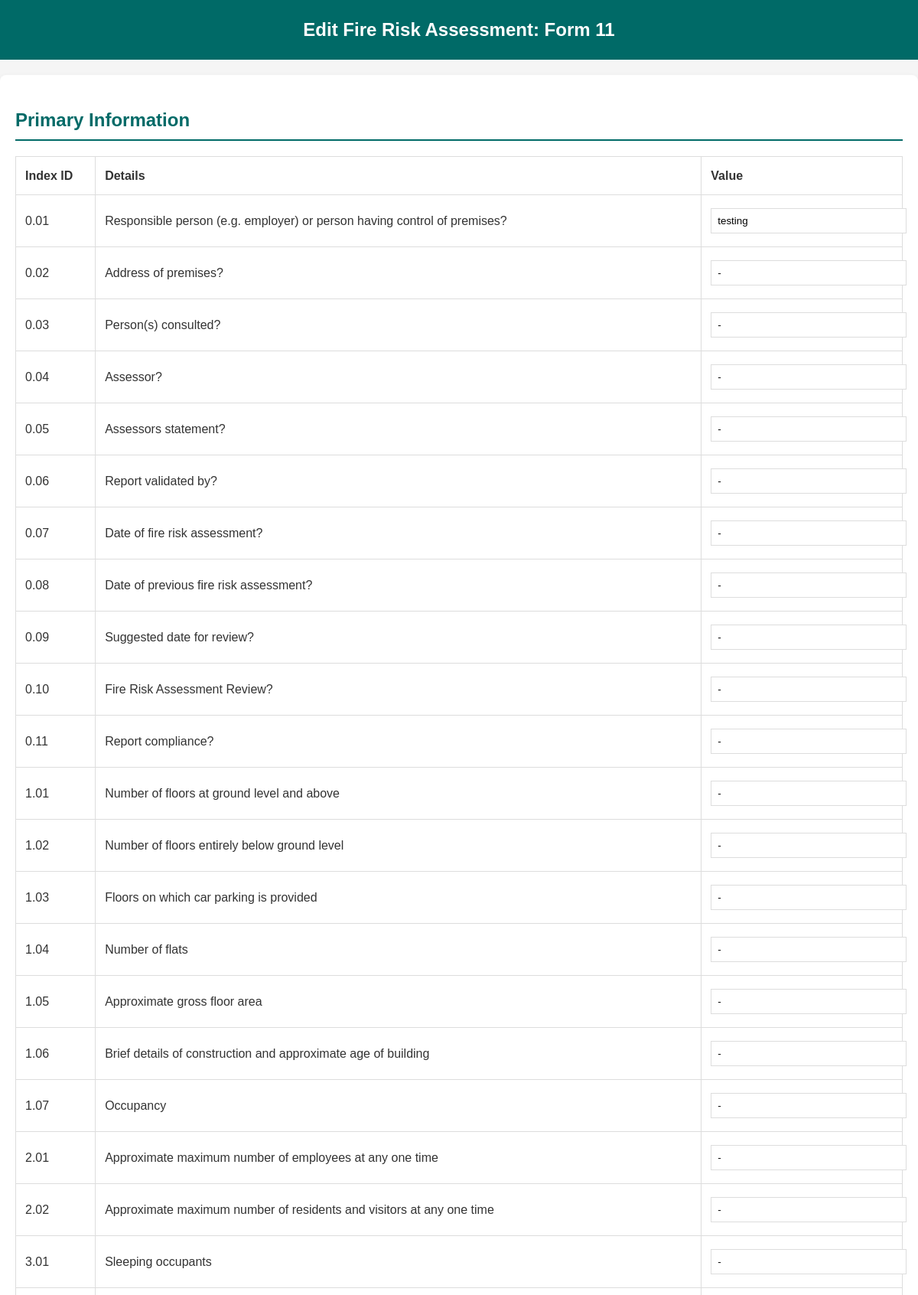
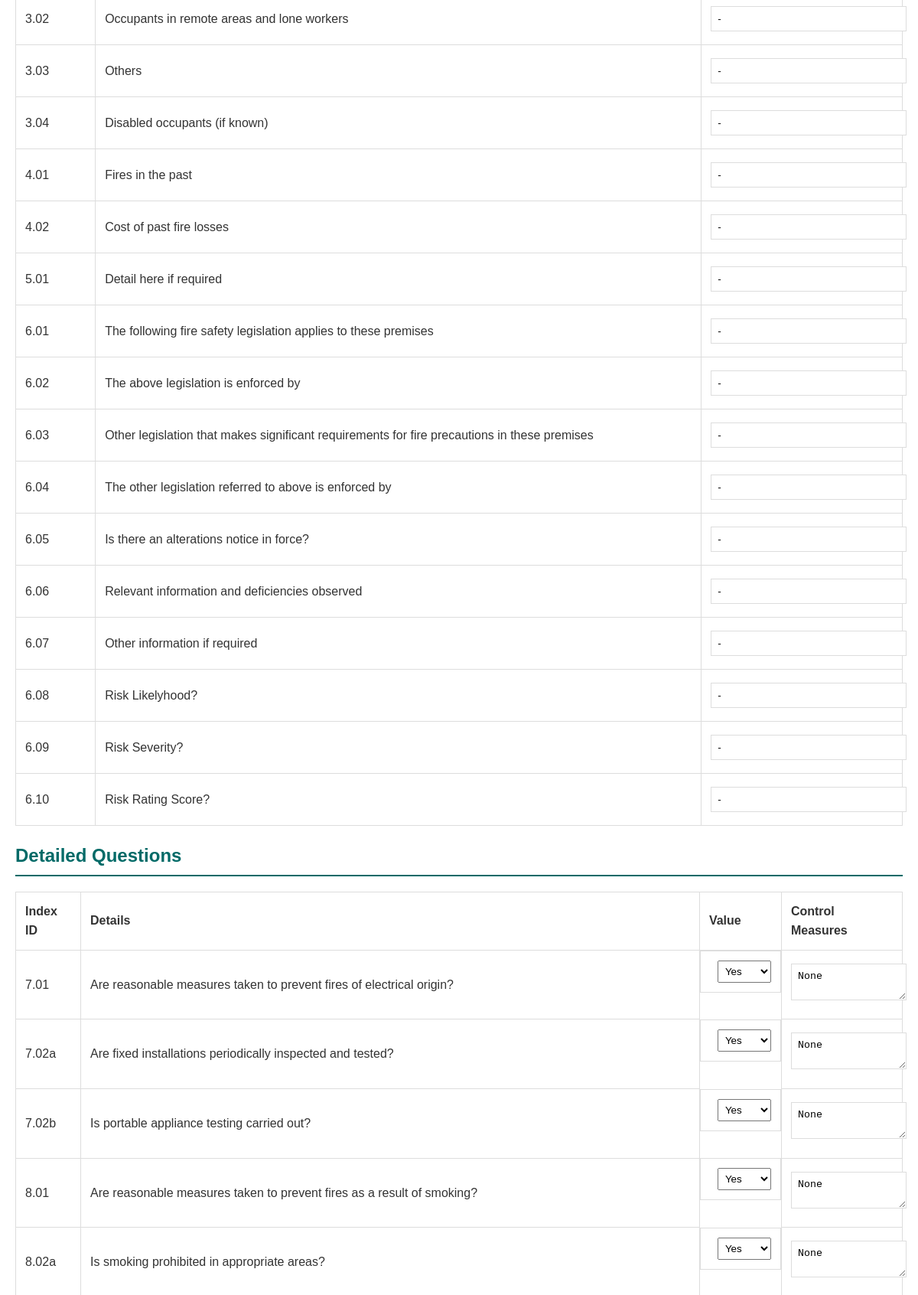
Page /form/11/edit (signed in, upper part) on the committed database (2 pictures, top to bottom).
### POC2/app.py (models this page shows)
class PrimaryAnswer(db.Model):
    id = db.Column(db.Integer, primary_key=True)
    form_id = db.Column(db.String(50), db.ForeignKey('form.form_id'), nullable=False)
    question_id = db.Column(db.String(10), nullable=False)
    question = db.Column(db.Text, nullable=False)
    answer = db.Column(db.Text, nullable=False)

class Answer(db.Model):
    id = db.Column(db.Integer, primary_key=True)
    form_id = db.Column(db.String(50), db.ForeignKey('form.form_id'), nullable=False)
    question_id = db.Column(db.String(10), nullable=False)
    question = db.Column(db.Text, nullable=False)
    answer = db.Column(db.String(10), nullable=False)  # Yes, No, N/A
    control_measures = db.Column(db.Text, nullable=True)

### POC2/app.py (the view, shortened to what this page needs)
@app.route('/form/<form_id>/edit', methods=['GET', 'POST'])
@login_required
def edit_form(form_id):
    form = Form.query.filter_by(form_id=form_id).first()
    if not form:
        return "Form not found", 404
    if form.form_type == 'housing':
        primary_questions = PRIMARY_HOUSING_QUESTIONS
        additional_questions = HOUSING_QUESTIONS
    else:
        primary_questions = PRIMARY_QUESTIONS
        additional_questions = QUESTIONS
    primary_answers = {pa.question_id: pa for pa in PrimaryAnswer.query.filter_by(form_id=form_id).all()}
    existing_answers = {a.question_id: a for a in Answer.query.filter_by(form_id=form_id).all()}
    upload_folder = os.path.join("uploads", form_id)
    cover_image_folder = os.path.join(upload_folder, "cover_image")
    existing_images = []
    existing_cover_image = None
    if os.path.exists(upload_folder):
        existing_images = [
            file for file in os.listdir(upload_folder)
            if file.lower().endswith(('.png', '.jpg', '.jpeg', '.bmp', '.gif'))
            and file != 'cover_image'
        ]
    if os.path.exists(cover_image_folder):
        cover_image_files = [
            file for file in os.listdir(cover_image_folder)
            if file.lower().endswith(('.png', '.jpg', '.jpeg', '.bmp', '.gif'))
        ]
        if cover_image_files:
            existing_cover_image = cover_image_files[0]
    return render_template(
        'edit_form.html',
        form_id=form_id,
        primary_questions=primary_questions,
        primary_answers=primary_answers,
        questions=additional_questions,
        answers=existing_answers,
        existing_images=existing_images,
        existing_cover_image=existing_cover_image
    )

### POC2/app.py (called while the page is built)
def login_required(f):
    @wraps(f)
    def decorated_function(*args, **kwargs):
        if 'user_id' not in session:
            return redirect(url_for('login'))
        return f(*args, **kwargs)
    return decorated_function

### POC2/templates/edit_form.html (shortened to what this page needs)
<!DOCTYPE html>
<html lang="en">
<head>
</head>
<body>
    <header>Edit Fire Risk Assessment: Form {{ form_id }}</header>
    <div class="container">
        <form method="POST" enctype="multipart/form-data">
            <h2>Primary Information</h2>
            <table>
                <tr>
                    <th>Index ID</th>
                    <th>Details</th>
                    <th>Value</th>
                </tr>
                {% for question in primary_questions %}
                <tr>
                    <td>{{ question.id }}</td>
                    <td>{{ question.question }}</td>
                    <td>
                        <input type="text" name="primary-answer-{{ question.id }}"
                               value="{{ primary_answers.get(question.id, {}).answer if primary_answers.get(question.id) else '' }}">
                    </td>
                </tr>
                {% endfor %}
            </table>
            <h2>Detailed Questions</h2>
            <table>
                <tr>
                    <th>Index ID</th>
                    <th>Details</th>
                    <th>Value</th>
                    <th>Control Measures</th>
                </tr>
                {% for question in questions %}
                <tr>
                    <td>{{ question.id }}</td>
                    <td>{{ question.question }}</td>
                    <td class="form-control">
                        <select name="answer-{{ question.id }}">
                            <option value="Yes" {% if answers.get(question.id) and answers.get(question.id).answer == 'Yes' %}selected{% endif %}>Yes</option>
                        </select>
                    </td>
                    <td>
                        <textarea name="control-measures-{{ question.id }}" placeholder="Control Measures (if No)">{{ answers.get(question.id).control_measures if answers.get(question.id) else '' }}</textarea>
                    </td>
                </tr>
                {% endfor %}
            </table>
        </form>
    </div>
</body>
</html>

### POC2/templates/edit_form.html (style rules this page uses)
:root { --dark-text: #333333; --accent-color: #006A67; --light-background: #f5f5f5; --light-hover: #e1e1e1; }
body { font-family: Arial, sans-serif; line-height: 1.6; margin: 0; padding: 0; background-color: var(--light-background); color: var(--dark-text); }
header { background-color: var(--accent-color); color: white; padding: 20px; text-align: center; font-size: 24px; font-weight: bold; }
.container { max-width: 1200px; margin: 20px auto; padding: 20px; background: white; box-shadow: 0 4px 8px rgba(0, 0, 0, 0.1); border-radius: 8px; }
h2 { color: var(--accent-color); border-bottom: 2px solid var(--accent-color); padding-bottom: 5px; margin-bottom: 20px; }
table { width: 100%; border-collapse: collapse; margin: 20px 0; }
table th, table td { text-align: left; padding: 12px; border: 1px solid #ddd; }
input[type="text"], textarea { width: 100%; padding: 8px; margin: 5px 0; border: 1px solid #ddd; }
.form-control { display: flex; align-items: center; }
.form-control select { margin-left: 10px; padding: 5px; }

### rows in the picture
PrimaryAnswer: id "0.01", question "Responsible person (e.g. employer) or person having control of premises?", get "testing"
PrimaryAnswer: id "0.02", question "Address of premises?", get "-"
PrimaryAnswer: id "0.03", question "Person(s) consulted?", get "-"
PrimaryAnswer: id "0.04", question "Assessor?", get "-"
PrimaryAnswer: id "0.05", question "Assessors statement?", get "-"
PrimaryAnswer: id "0.06", question "Report validated by?", get "-"
PrimaryAnswer: id "0.07", question "Date of fire risk assessment?", get "-"
PrimaryAnswer: id "0.08", question "Date of previous fire risk assessment?", get "-"
PrimaryAnswer: id "0.09", question "Suggested date for review?", get "-"
PrimaryAnswer: id "0.10", question "Fire Risk Assessment Review?", get "-"
PrimaryAnswer: id "0.11", question "Report compliance?", get "-"
PrimaryAnswer: id "1.01", question "Number of floors at ground level and above", get "-"
PrimaryAnswer: id "1.02", question "Number of floors entirely below ground level", get "-"
PrimaryAnswer: id "1.03", question "Floors on which car parking is provided", get "-"
PrimaryAnswer: id "1.04", question "Number of flats", get "-"
PrimaryAnswer: id "1.05", question "Approximate gross floor area", get "-"
PrimaryAnswer: id "1.06", question "Brief details of construction and approximate age of building", get "-"
PrimaryAnswer: id "1.07", question "Occupancy", get "-"
PrimaryAnswer: id "2.01", question "Approximate maximum number of employees at any one time", get "-"
PrimaryAnswer: id "2.02", question "Approximate maximum number of residents and visitors at any one time", get "-"
PrimaryAnswer: id "3.01", question "Sleeping occupants", get "-"
PrimaryAnswer: id "3.02", question "Occupants in remote areas and lone workers", get "-"
PrimaryAnswer: id "3.03", question "Others", get "-"
PrimaryAnswer: id "3.04", question "Disabled occupants (if known)", get "-"
PrimaryAnswer: id "4.01", question "Fires in the past", get "-"
PrimaryAnswer: id "4.02", question "Cost of past fire losses", get "-"
PrimaryAnswer: id "5.01", question "Detail here if required", get "-"
PrimaryAnswer: id "6.01", question "The following fire safety legislation applies to these premises", get "-"
PrimaryAnswer: id "6.02", question "The above legislation is enforced by", get "-"
PrimaryAnswer: id "6.03", question "Other legislation that makes significant requirements for fire precautions in these premises", get "-"
PrimaryAnswer: id "6.04", question "The other legislation referred to above is enforced by", get "-"
PrimaryAnswer: id "6.05", question "Is there an alterations notice in force?", get "-"
PrimaryAnswer: id "6.06", question "Relevant information and deficiencies observed", get "-"
PrimaryAnswer: id "6.07", question "Other information if required", get "-"
PrimaryAnswer: id "6.08", question "Risk Likelyhood?", get "-"
PrimaryAnswer: id "6.09", question "Risk Severity?", get "-"
PrimaryAnswer: id "6.10", question "Risk Rating Score?", get "-"
Answer: id "7.01", question "Are reasonable measures taken to prevent fires of electrical origin?", answer "Yes", get "None"
Answer: id "7.02a", question "Are fixed installations periodically inspected and tested?", answer "Yes", get "None"
Answer: id "7.02b", question "Is portable appliance testing carried out?", answer "Yes", get "None"
Answer: id "8.01", question "Are reasonable measures taken to prevent fires as a result of smoking?", answer "Yes", get "None"
Answer: id "8.02a", question "Is smoking prohibited in appropriate areas?", answer "Yes", get "None"
